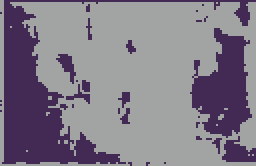
#> input picture 图像处理/tupian/kmeans.png, 128 x 83 px, found by its file name (shown 2 times larger)
$ python LBP1.py
#> lines starting #> are read from the running program, lines starting #| are printed output that depends on the picture; after the words box and inside, x2 and y2 are one past the last pixel; in counts of white or black regions, pixels touching at a corner belong together

import cv2
import matplotlib.pyplot as plt
import numpy as np
plt.rcParams['font.sans-serif'] = ['FangSong']

imagepath = r'F:\\pythoncode\\lianxi\\tupian\\kmeans.png'
image = cv2.imread(imagepath)
#> image is the input picture: shape (83, 128, 3); mean B, G, R 136.1, 123.5, 129.8
img_gray = cv2.cvtColor(image, cv2.COLOR_BGR2GRAY)
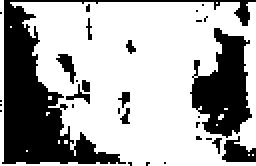
#> img_gray: shape (83, 128) (shown 2 times larger); values 54 (black) and 163 (white), 66.8% white; 30 black regions (21 under 20 px), largest, box (x1, y1, x2, y2) and area: (1, 0, 128, 82) 2125, (95, 14, 126, 69) 999, (111, 68, 128, 81) 137


# [40 lines left out: function LBP1, not called in this run]
#l = LBP1(img_gray)

'''plt.title('LBP')
plt.imshow(l, cmap='gray')
plt.show()'''

# [55 lines left out: function circular_LBP, not called in this run]

'''l = circular_LBP(img_gray,4,16)
plt.title('R=4 P=16')
plt.imshow(l, cmap='gray')
plt.show()'''

def value_rotation(num):
    value_list = np.zeros((8), np.uint8)
    temp = int(num)
    value_list[0] = temp
    for i in range(7):
        temp = ((temp << 1) | (temp // 128)) % 256
        value_list[i+1] = temp
    return np.min(value_list)


# [33 lines left out: function rotation_invariant_LBP, not called in this run]
'''l = rotation_invariant_LBP(img_gray)
plt.title('旋转不变LBP')
plt.imshow(l, cmap='gray')
plt.show()'''

def getHopCnt(num):
    '''
    :param num:8位的整形数，0-255
    :return:
    '''
    if num > 255:
        num = 255
    elif num < 0:
        num = 0

    num_b = bin(num)
    num_b = str(num_b)[2:]

    # 补0
    if len(num_b) < 8:
        temp = []
        for i in range(8-len(num_b)):
            temp.append('0')
        temp.extend(num_b)
        num_b = temp

    cnt = 0
    for i in range(8):
        if i == 0:
            former = num_b[-1]
        else:
            former = num_b[i-1]
        if former == num_b[i]:
            pass
        else:
            cnt += 1

    return cnt


def img_max_min_normalization(src, min=0, max=255):
    height = src.shape[0]
    width = src.shape[1]
    if len(src.shape) > 2:
        channel = src.shape[2]
    else:
        channel = 1

    src_min = np.min(src)
    src_max = np.max(src)

    if channel == 1:
        dst = np.zeros([height, width], dtype=np.float32)
        for h in range(height):
            for w in range(width):
                dst[h, w] = float(src[h, w] - src_min) / float(src_max - src_min) * (max - min) + min
    else:
        dst = np.zeros([height, width, channel], dtype=np.float32)
        for c in range(channel):
            for h in range(height):
                for w in range(width):
                    dst[h, w, c] = float(src[h, w, c] - src_min) / float(src_max - src_min) * (max - min) + min

    return dst


# [48 lines left out: function uniform_LBP, not called in this run]


'''
l = uniform_LBP(img_gray)
plt.title('均匀模式LBP')
plt.imshow(l, cmap='gray')
plt.show()
'''

def rotation_invariant_uniform_LBP(src):
    table = np.zeros((256), dtype=np.uint8)
    temp = 1
    for i in range(256):
        if getHopCnt(i) <= 2:
            table[i] = temp
            temp += 1

    height = src.shape[0]
#> height = 83
    width = src.shape[1]
#> width = 128
    dst = np.zeros([height, width], dtype=np.uint8)
    dst = src.copy()

    lbp_value = np.zeros((1, 8), dtype=np.uint8)
    neighbours = np.zeros((1, 8), dtype=np.uint8)
    for x in range(1, width - 1):
        for y in range(1, height - 1):
            neighbours[0, 0] = src[y - 1, x - 1]
            neighbours[0, 1] = src[y - 1, x]
            neighbours[0, 2] = src[y - 1, x + 1]
            neighbours[0, 3] = src[y, x - 1]
            neighbours[0, 4] = src[y, x + 1]
            neighbours[0, 5] = src[y + 1, x - 1]
            neighbours[0, 6] = src[y + 1, x]
            neighbours[0, 7] = src[y + 1, x + 1]

            center = src[y, x]

            for i in range(8):
                if neighbours[0, i] > center:
                    lbp_value[0, i] = 1
                else:
                    lbp_value[0, i] = 0

            lbp = lbp_value[0, 0] * 1 + lbp_value[0, 1] * 2 + lbp_value[0, 2] * 4 + lbp_value[0, 3] * 8 \
                  + lbp_value[0, 4] * 16 + lbp_value[0, 5] * 32 + lbp_value[0, 6] * 64 + lbp_value[0, 0] * 128

            dst[y, x] = table[lbp]
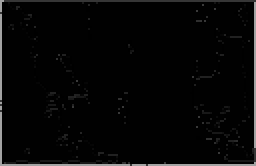
#> dst: shape (83, 128) (shown 2 times larger); min 0, max 163, mean 6.8

    dst = img_max_min_normalization(dst)
#> in img_max_min_normalization, `src_min = np.min(src)`: src_min = 0
#> in img_max_min_normalization, `src_max = np.max(src)`: src_max = 163
#> after the loop in img_max_min_normalization, `for h in range(height):`:
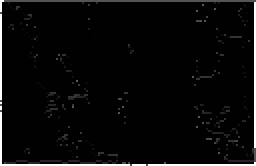
#> dst: shape (83, 128) float32 (shown 2 times larger); min 0, max 255, mean 10.7
    for x in range(width):
        for y in range(height):
            dst[y, x] = value_rotation(dst[y, x])
#> this loop made 128 passes
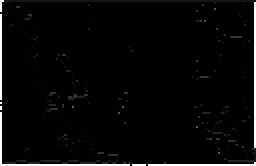
#> dst: shape (83, 128) float32 (shown 2 times larger); min 0, max 255, mean 8.9

    return dst
l = rotation_invariant_uniform_LBP(img_gray)
plt.title('均匀+旋转不变模式LBP')
plt.imshow(l, cmap='gray')
plt.show()
